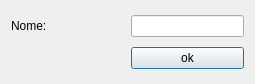
<?xml version="1.0" encoding="UTF-8"?>
<ui version="4.0">
 <class>Dialog</class>
 <widget class="QDialog" name="Dialog">
  <property name="geometry">
   <rect>
    <x>0</x>
    <y>0</y>
    <width>255</width>
    <height>84</height>
   </rect>
  </property>
  <property name="windowTitle">
   <string>Adicionar Estilo</string>
  </property>
  <layout class="QGridLayout" name="gridLayout">
   <item row="0" column="0">
    <widget class="QLabel" name="label">
     <property name="text">
      <string>Nome:</string>
     </property>
    </widget>
   </item>
   <item row="0" column="1">
    <widget class="QLineEdit" name="styleNameLe"/>
   </item>
   <item row="1" column="0">
    <spacer name="horizontalSpacer">
     <property name="orientation">
      <enum>Qt::Horizontal</enum>
     </property>
     <property name="sizeHint" stdset="0">
      <size>
       <width>99</width>
       <height>20</height>
      </size>
     </property>
    </spacer>
   </item>
   <item row="1" column="1">
    <widget class="QPushButton" name="okBtn">
     <property name="text">
      <string>ok</string>
     </property>
    </widget>
   </item>
  </layout>
 </widget>
 <resources/>
 <connections/>
</ui>
